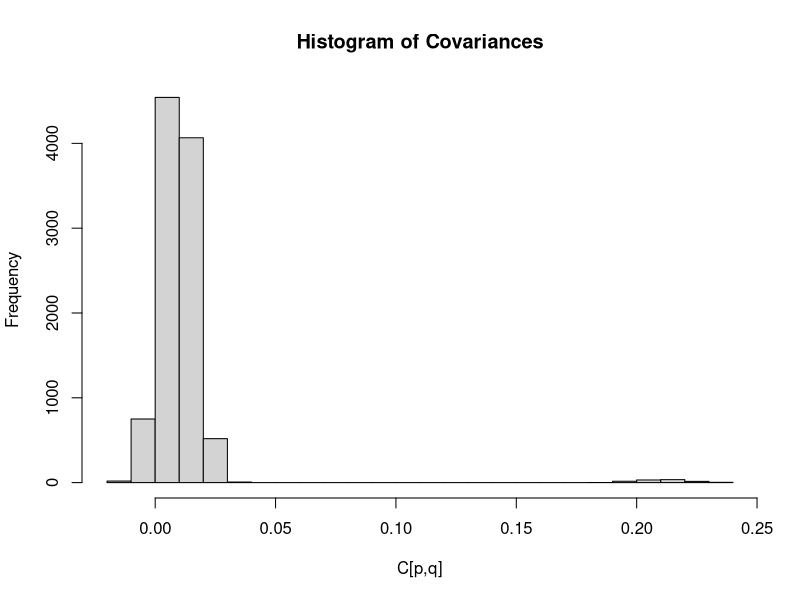

Write R code to recreate this figure.
# simulation_gen.R
# Fixed λₚ for p = 1…10, zeros for p = 11…20; n = 1000, σ² = 0.2

setwd("/Users/peterdunson/Desktop/Joint-Bayesian-Factor-Models/ciprian_sim")

set.seed(26031980)

# 1) Parameters
P       <- 100
n       <- 1000
sigmasq <- 0.2

# 2) Fixed loadings vector λₚ
lambdaP <- rep(1 / sqrt(P), P)  # all nonzero, length P

# 3) Simulate noise εᵢₚ ∼ N(0, σ²)
Epsilon <- sqrt(sigmasq) * matrix(rnorm(n * P), nrow = n, ncol = P)

# 4) Simulate latent scores bᵢ ∼ N(0,1)
b <- rnorm(n)

# 5) Build data Xᵢₚ = λₚ bᵢ + εᵢₚ
X <- outer(b, lambdaP) + Epsilon

C <- cov(X)
hist(C, breaks = 20, main = "Histogram of Covariances", xlab = "C[p,q]")

sim <- list(
   X       = X,        # n × P data matrix
   lambdaP = lambdaP,  # true loadings
   b       = b,        # latent scores
   Epsilon = Epsilon,  # noise matrix
   C       = C         # empirical covariance
)
saveRDS(sim, "sim_fixed_lambda_k1_100var.rds")